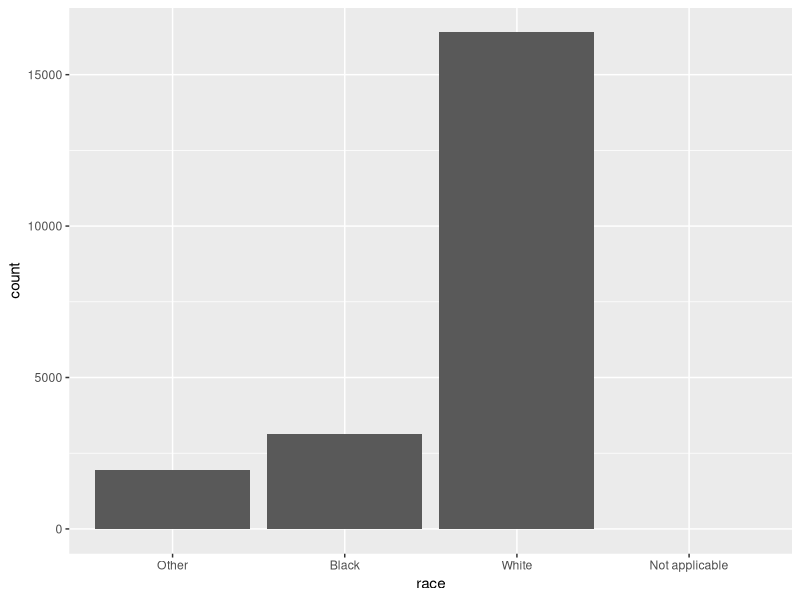
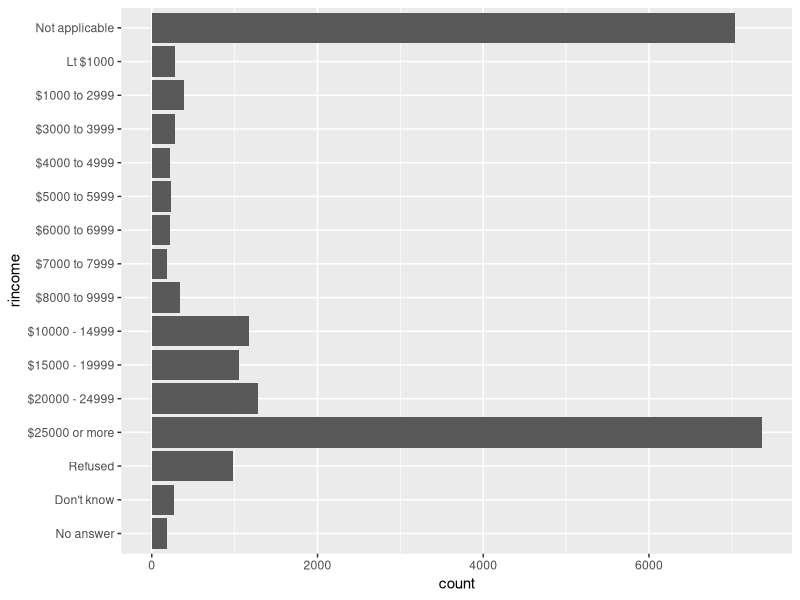
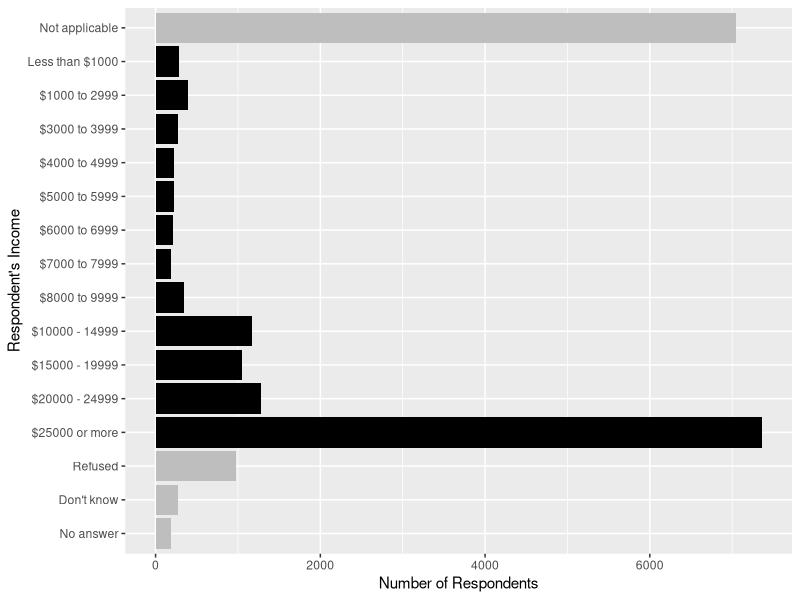
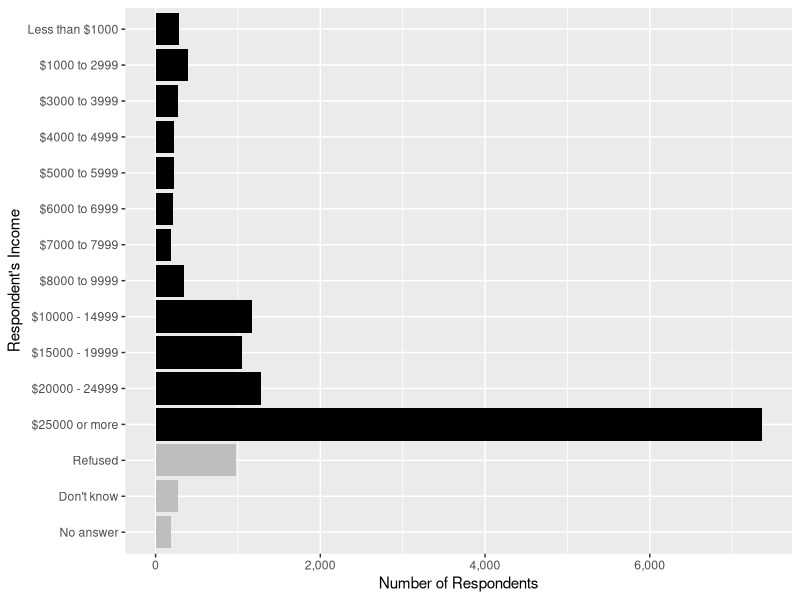
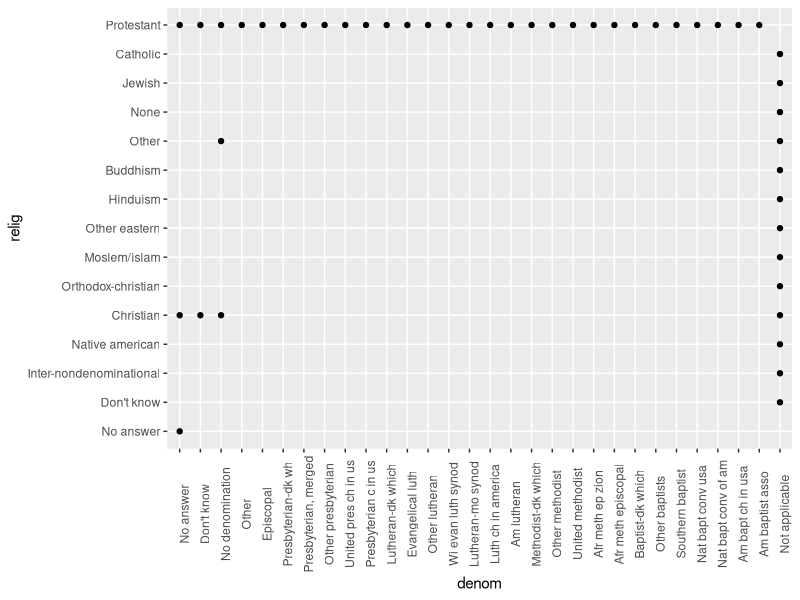
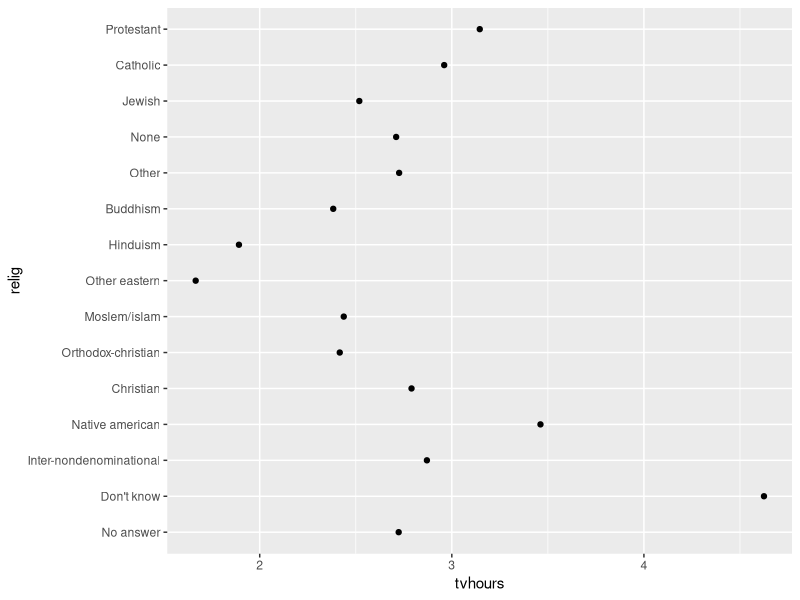
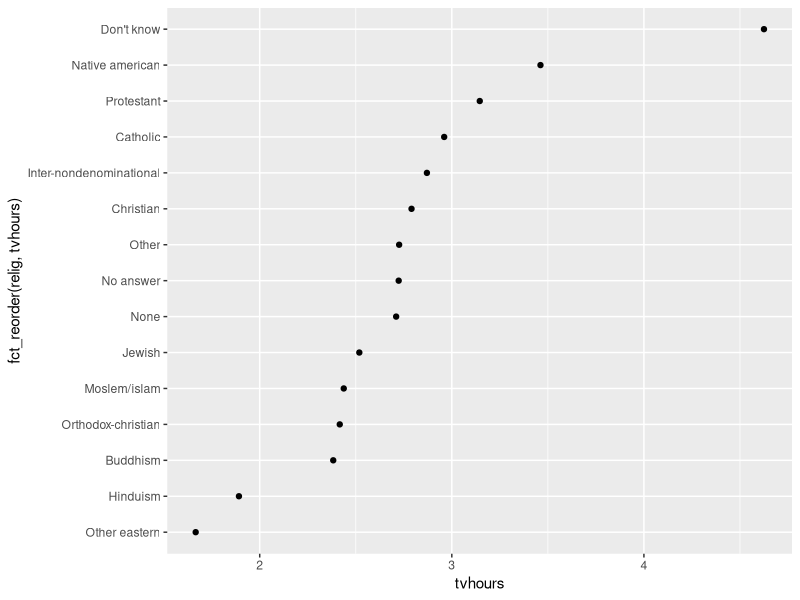
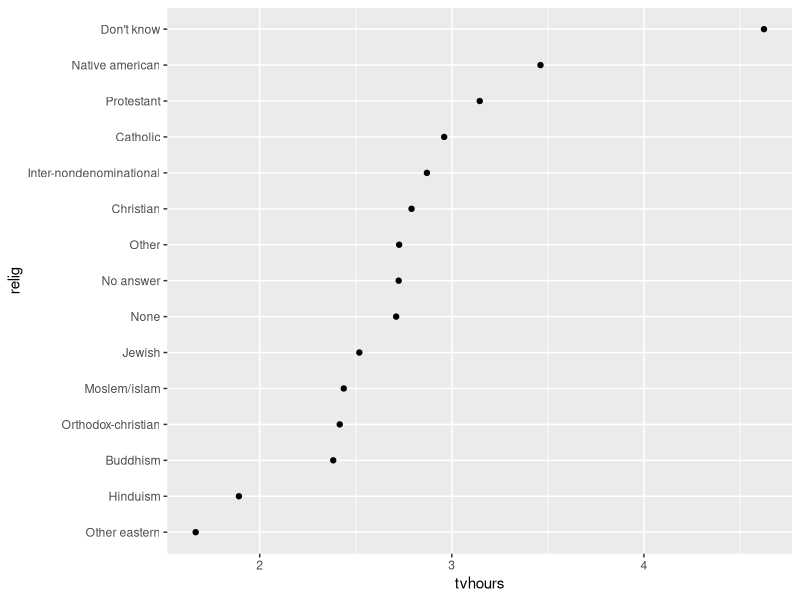

Recreate these plots in R, in order.

# Introduction ------------------------------------------------------------
library(tidyverse)

# Creating Factors --------------------------------------------------------
x1<-c("Dec","Apr","Jan","Mar")
x2<-c("Dec","Apr","Jam","Mar")
sort(x1)
month_levels<-c(
  "Jan","Feb","Mar","Apr","May","Jun",
  "Jul","Aug","Sep","Oct","Nov","Dec"
)
y1<-factor(x1,levels=month_levels)
y1
sort(y1)
y2 <- factor(x2, levels = month_levels)
y2
y2<-parse_factor(x2,levels=month_levels)
factor(x1)
f1<-factor(x1,levels=unique(x1))
f1
f2<-factor(x1)
f2
f2 %>% fct_inorder()
levels(f2)


# General Social Survey ---------------------------------------------------

gss_cat
head(gss_cat)
view(gss_cat)  
levels(gss_cat$race)
gss_cat %>% 
  count(race)

ggplot(gss_cat,aes(race))+
  geom_bar()+
  scale_x_discrete(drop=FALSE)

ggplot(gss_cat,aes(rincome))+
  geom_bar()+
  scale_x_discrete(drop=FALSE)+
  coord_flip()

gss_cat %>% 
  mutate(rincome = fct_recode(rincome,"Less than $1000" = "Lt $1000")) %>% 
  mutate(rincome_na= rincome %in% c("Not applicable","Refused","Don't know","No answer")) %>% 
  ggplot(aes(x=rincome,fill=rincome_na))+
  geom_bar()+
  scale_x_discrete("Respondent's Income") +
  scale_y_continuous("Number of Respondents") +
  scale_fill_manual(values = c("FALSE" = "black", "TRUE" = "gray"))+
  theme(legend.position = "None")+
  coord_flip()

gss_cat %>%
  filter(!rincome %in% c("Not applicable")) %>%
  mutate(rincome = fct_recode(rincome,
                              "Less than $1000" = "Lt $1000"
  )) %>%
  mutate(rincome_na = rincome %in% c("Refused", "Don't know", "No answer")) %>%
  ggplot(aes(x = rincome, fill = rincome_na)) +
  geom_bar() +
  coord_flip() +
  scale_y_continuous("Number of Respondents", labels = scales::comma) +
  scale_x_discrete("Respondent's Income") +
  scale_fill_manual(values = c("FALSE" = "black", "TRUE" = "gray")) +
  theme(legend.position = "None")

gss_cat %>% 
  count(relig) %>% 
  arrange(desc(n))

gss_cat %>% 
  count(partyid) %>% 
  arrange(desc(n))

levels(gss_cat$denom)

gss_cat %>%
  filter(!denom %in% c(
    "No answer", "Other", "Don't know", "Not applicable",
    "No denomination"
  )) %>% 
  count(relig)

gss_cat %>%
  count(relig, denom) %>%
  ggplot(aes(x = relig, y = denom)) +
  geom_point()+
  theme(axis.text.x = element_text(angle = 90))+
  coord_flip()


# Modifying Factor Order --------------------------------------------------

relig_summary <- gss_cat %>%
  group_by(relig) %>%
  summarise(
    age = mean(age, na.rm = TRUE),
    tvhours = mean(tvhours, na.rm = TRUE),
    n = n()
  )

ggplot(relig_summary, aes(tvhours, relig)) + geom_point()

levels(relig_summary$relig)
A<-fct_reorder(relig_summary$relig,relig_summary$tvhours)

ggplot(relig_summary, aes(tvhours, fct_reorder(relig, tvhours))) +
  geom_point()

relig_summary %>%
  mutate(relig = fct_reorder(relig, tvhours)) %>%
  ggplot(aes(tvhours, relig)) +
  geom_point()

rincome_summary<-gss_cat %>% 
  group_by(rincome) %>% 
  summarise(
    age=mean(age,na.rm=TRUE)
  )

ggplot(rincome_summary,aes(age,fct_reorder(rincome,age)))+geom_point()

ggplot(rincome_summary,aes(age,rincome))+geom_point()

ggplot(rincome_summary, aes(age, fct_relevel(rincome, "Not applicable"))) +
  geom_point()

by_age <- gss_cat %>%
  filter(!is.na(age)) %>%
  count(age, marital) %>%
  group_by(age) %>%
  mutate(prop = n / sum(n))

ggplot(by_age, aes(age, prop, colour = marital)) +
  geom_line(na.rm = TRUE)

ggplot(by_age, aes(age, prop, colour = marital, age)) +
  geom_line() 

ggplot(by_age, aes(age, prop, colour = fct_reorder2(marital, age, prop))) +
  geom_line() +
  labs(colour = "marital")

gss_cat %>%
  mutate(marital = marital %>% fct_infreq() %>% fct_rev()) %>%
  ggplot(aes(marital)) +
  geom_bar()

gss_cat %>%
  mutate(marital = marital %>% fct_infreq()) %>%
  ggplot(aes(marital)) +
  geom_bar()

summary(gss_cat["tvhours"])

gss_cat %>%
  group_by(relig) %>%
  summarise(
    age = mean(age, na.rm = TRUE),
    tvhours = median(tvhours, na.rm = TRUE),
    n = n()
  )


# Modifying Factor Levels -------------------------------------------------

gss_cat %>% count(partyid)

gss_cat %>%
  mutate(partyid = fct_recode(partyid,
                              "Republican, strong"    = "Strong republican",
                              "Republican, weak"      = "Not str republican",
                              "Independent, near rep" = "Ind,near rep",
                              "Independent, near dem" = "Ind,near dem",
                              "Democrat, weak"        = "Not str democrat",
                              "Democrat, strong"      = "Strong democrat"
  )) %>%
  count(partyid)

gss_cat %>%
  mutate(partyid = fct_recode(partyid,
                              "Republican, strong"    = "Strong republican",
                              "Republican, weak"      = "Not str republican",
                              "Independent, near rep" = "Ind,near rep",
                              "Independent, near dem" = "Ind,near dem",
                              "Democrat, weak"        = "Not str democrat",
                              "Democrat, strong"      = "Strong democrat",
                              "Other"                 = "No answer",
                              "Other"                 = "Don't know",
                              "Other"                 = "Other party"
  )) %>%
  count(partyid)

gss_cat %>%
  mutate(partyid = fct_collapse(partyid,
                                other = c("No answer", "Don't know", "Other party"),
                                rep = c("Strong republican", "Not str republican"),
                                ind = c("Ind,near rep", "Independent", "Ind,near dem"),
                                dem = c("Not str democrat", "Strong democrat")
  )) %>%
  count(partyid)


gss_cat %>% 
count(relig)

gss_cat %>%
  mutate(relig = fct_lump(relig)) %>%
  count(relig)

gss_cat %>%
  mutate(relig = fct_lump(relig, n = 10)) %>%
  count(relig, sort = TRUE)

gss_cat %>%
  mutate(relig = fct_lump(relig, n = 10)) %>%
  count(relig, sort = TRUE) %>%
  print(n = Inf)


gss_cat_1<-gss_cat %>%
  mutate(partyid = fct_collapse(partyid,
                                other = c("No answer", "Don't know", "Other party"),
                                rep = c("Strong republican", "Not str republican"),
                                ind = c("Ind,near rep", "Independent", "Ind,near dem"),
                                dem = c("Not str democrat", "Strong democrat")
  ))

gss_cat_1<-gss_cat_1 %>% 
  group_by(year) %>% 
  count(partyid)

ggplot(gss_cat_1,aes(year,n,colour=partyid))+geom_line()

gss_cat %>%
mutate(
  partyid =
    fct_collapse(partyid,
                 other = c("No answer", "Don't know", "Other party"),
                 rep = c("Strong republican", "Not str republican"),
                 ind = c("Ind,near rep", "Independent", "Ind,near dem"),
                 dem = c("Not str democrat", "Strong democrat")
    )
) %>%
  count(year, partyid)%>%
  group_by(year) %>%
  mutate(p = n / sum(n)) %>% 
  ggplot(aes(
    x = year, y = p,
    colour = fct_reorder2(partyid, year, p)
  )) +
  geom_point() +
  geom_line() +
  labs(colour = "Party ID.")

gss_cat %>%
  mutate(
    rincome =
      fct_collapse(
        rincome,
        `Unknown` = c("No answer", "Don't know", "Refused", "Not applicable"),
        `Lt $5000` = c("Lt $1000", str_c(
          "$", c("1000", "3000", "4000"),
          " to ", c("2999", "3999", "4999")
        )),
        `$5000 to 10000` = str_c(
          "$", c("5000", "6000", "7000", "8000"),
          " to ", c("5999", "6999", "7999", "9999")
        )
      )
  ) %>%
  ggplot(aes(x = rincome)) +
  geom_bar() +
  coord_flip()
